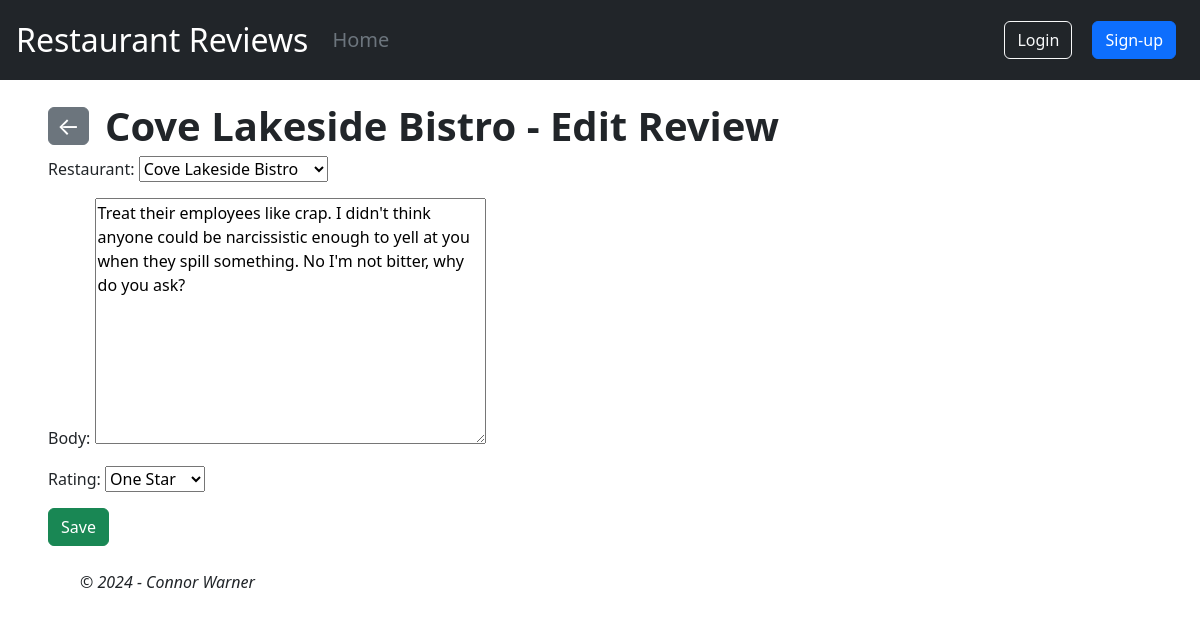
Screenshot of /review/2/update/ with the database file from the repository.
### restaurant_rating/models.py (models this page shows, shortened)
class Review(models.Model):
    class Stars(models.IntegerChoices):
        ONE_STAR = 1
        TWO_STAR = 2
        THREE_STAR = 3
        FOUR_STAR = 4
        FIVE_STAR = 5
    restaurant = models.ForeignKey(
        Restaurant,
        on_delete=models.CASCADE,
        related_name="reviews"
    )
    user = models.ForeignKey(
        "auth.User",
        on_delete=models.CASCADE,
        related_name="reviews"
    )
    body = models.TextField()
    rating = models.IntegerField(choices=Stars.choices, default=Stars.THREE_STAR)
    created = models.DateTimeField(auto_now_add=True)
    updated = models.DateTimeField(auto_now=True)

class Restaurant(models.Model):
    name = models.CharField(max_length=150)
    created = models.DateTimeField(auto_now_add=True)
    updated = models.DateTimeField(auto_now=True)
    def __str__(self):
        return self.name

### restaurant_rating/views.py (the view)
# urls.py: path("review/<int:pk>/update/", ReviewUpdateView.as_view(), name="review_update"),
class ReviewUpdateView(UpdateView):
    model = Review
    template_name = "review_update.html"
    fields = ["restaurant", "body", "rating"]

### templates/review_update.html (shortened to what this page needs)
{% extends "base.html" %}
{% block content %}
<div class="review mx-4">
    <header class="d-flex flex-wrap mt-3">
        <a href="{% url "review_detail" review.pk %}" class="align-self-center">
            <button type="button" class="btn btn-secondary px-2 py-0 fs-4">&#8592;</button>
        </a>
        <div class="fs-1 fw-bold ms-3">{{ review.restaurant }} - Edit Review</div>
    </header>
    <form action="" method="post">
        {{ form.as_p }}
        <input type="submit" value="Save" class="btn btn-success">
    </form>
{% endblock content %}

### rows the page displays
Review: restaurant "Cove Lakeside Bistro", body "Treat their employees like crap. I didn't think anyone could be narcissistic enough to yell at you when they spill something. No I'm not bitter, why do you ask?", rating "One Star"
